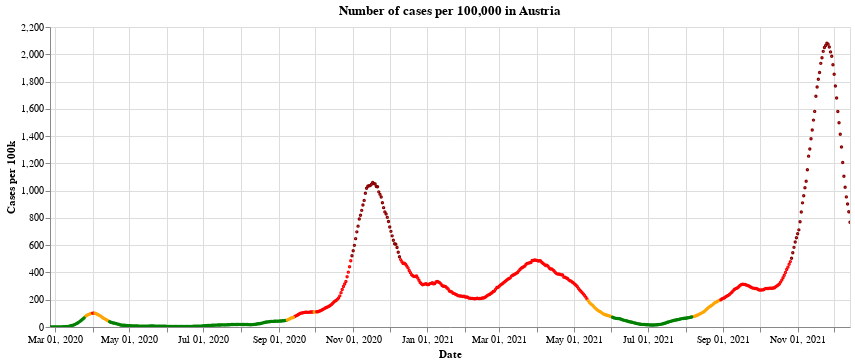

Source (notebook cell):
### Markdown cell above
Here is a historical plot of the 'traffic light colours' in Austria, as defined by the [European Centre for Disease Prevention and Control](https://www.ecdc.europa.eu/en/covid-19/situation-updates/weekly-maps-coordinated-restriction-free-movement). See also my other post about the traffic light system for countries in the UK [here](https://idjotherwise.github.io/nlp-otherwise/covid/2021/05/06/ecdc-trafficlight.html), where I show what the rules are for the different traffic lights.

Notice how long Austria was in the 'Red' (and 'Dark red') between September and May - almost 6 months!

### Code cell
#collapse


base = alt.Chart(full_data.query("BundeslandID==10")).mark_point(size=2).encode(
    x=alt.X("yearmonthdate(Time):T", axis=alt.Axis(title='Date')),
    y=alt.Y("TwoWeeklyCasesRate:Q",
            axis=alt.Axis(title='Cases per 100k')),
    tooltip=['Time:T','TwoWeeklyCasesRate:Q', 'Positivity:Q']
).properties(
    title='Number of cases per 100,000 in Austria', width=800
)

chart_to_show = alt.layer(
        base.encode(color=alt.condition((alt.datum.Positivity < 4) &
                                        (alt.datum.TwoWeeklyCasesRate >= 75) &
                                        (alt.datum.TwoWeeklyCasesRate < 200),
                                            alt.ColorValue('orange'),
                                            alt.ColorValue('red')
                                           ),
                    opacity=alt.condition((alt.datum.TwoWeeklyCasesRate >= 75) &
                                              (alt.datum.TwoWeeklyCasesRate < 500),
                                              alt.value(1),
                                              alt.value(0)
                                             )
                   ),
        base.encode(color=alt.value('darkred'),
                    opacity=alt.condition(alt.datum.TwoWeeklyCasesRate >= 500,
                                              alt.value(1),
                                              alt.value(0)
                                             )
                   ),
        base.encode(color=alt.condition((alt.datum.Positivity < 4) &
                                        (alt.datum.TwoWeeklyCasesRate < 50),
                                        alt.ColorValue('green'),
                                        alt.ColorValue('orange')
                                       ),
                    opacity=alt.condition((alt.datum.TwoWeeklyCasesRate < 75) &
                                          (alt.datum.Positivity >= 1),
                                          alt.value(1),
                                          alt.value(0)
                                         )
                   ),
        base.encode(color=alt.ColorValue('green'),
                opacity=alt.condition((alt.datum.TwoWeeklyCasesRate < 75) & (alt.datum.Positivity < 1),
                                      alt.value(1),
                                      alt.value(0)
                                     )
               )
    )

chart_to_show.interactive()

### Figure 1 — Vega-Lite specification as saved in the notebook (floating-point values rounded to 4 significant figures; data arrays with more than 128 entries replaced by an {"elided": "..."} marker saying what was removed)
{"config": {"view": {"continuousWidth": 400, "continuousHeight": 300}}, "layer": [{"mark": {"type": "point", "size": 2}, "encoding": {"color": {"condition": {"value": "orange", "test": "(((datum.Positivity < 4) && (datum.TwoWeeklyCasesRate >= 75)) && (datum.TwoWeeklyCasesRate < 200))"}, "value": "red"}, "opacity": {"condition": {"value": 1, "test": "((datum.TwoWeeklyCasesRate >= 75) && (datum.TwoWeeklyCasesRate < 500))"}, "value": 0}, "tooltip": [{"type": "temporal", "field": "Time"}, {"type": "quantitative", "field": "TwoWeeklyCasesRate"}, {"type": "quantitative", "field": "Positivity"}], "x": {"type": "temporal", "axis": {"title": "Date"}, "field": "Time", "timeUnit": "yearmonthdate"}, "y": {"type": "quantitative", "axis": {"title": "Cases per 100k"}, "field": "TwoWeeklyCasesRate"}}, "selection": {"selector001": {"type": "interval", "bind": "scales", "encodings": ["x", "y"]}}, "title": "Number of cases per 100,000 in Austria", "width": 800}, {"mark": {"type": "point", "size": 2}, "encoding": {"color": {"value": "darkred"}, "opacity": {"condition": {"value": 1, "test": "(datum.TwoWeeklyCasesRate >= 500)"}, "value": 0}, "tooltip": [{"type": "temporal", "field": "Time"}, {"type": "quantitative", "field": "TwoWeeklyCasesRate"}, {"type": "quantitative", "field": "Positivity"}], "x": {"type": "temporal", "axis": {"title": "Date"}, "field": "Time", "timeUnit": "yearmonthdate"}, "y": {"type": "quantitative", "axis": {"title": "Cases per 100k"}, "field": "TwoWeeklyCasesRate"}}, "title": "Number of cases per 100,000 in Austria", "width": 800}, {"mark": {"type": "point", "size": 2}, "encoding": {"color": {"condition": {"value": "green", "test": "((datum.Positivity < 4) && (datum.TwoWeeklyCasesRate < 50))"}, "value": "orange"}, "opacity": {"condition": {"value": 1, "test": "((datum.TwoWeeklyCasesRate < 75) && (datum.Positivity >= 1))"}, "value": 0}, "tooltip": [{"type": "temporal", "field": "Time"}, {"type": "quantitative", "field": "TwoWeeklyCasesRate"}, {"type": "quantitative", "field": "Positivity"}], "x": {"type": "temporal", "axis": {"title": "Date"}, "field": "Time", "timeUnit": "yearmonthdate"}, "y": {"type": "quantitative", "axis": {"title": "Cases per 100k"}, "field": "TwoWeeklyCasesRate"}}, "title": "Number of cases per 100,000 in Austria", "width": 800}, {"mark": {"type": "point", "size": 2}, "encoding": {"color": {"value": "green"}, "opacity": {"condition": {"value": 1, "test": "((datum.TwoWeeklyCasesRate < 75) && (datum.Positivity < 1))"}, "value": 0}, "tooltip": [{"type": "temporal", "field": "Time"}, {"type": "quantitative", "field": "TwoWeeklyCasesRate"}, {"type": "quantitative", "field": "Positivity"}], "x": {"type": "temporal", "axis": {"title": "Date"}, "field": "Time", "timeUnit": "yearmonthdate"}, "y": {"type": "quantitative", "axis": {"title": "Cases per 100k"}, "field": "TwoWeeklyCasesRate"}}, "title": "Number of cases per 100,000 in Austria", "width": 800}], "data": {"name": "data-785506252d61ad16561d5916c76397ea"}, "$schema": "https://vega.github.io/schema/vega-lite/v4.8.1.json", "datasets": {"data-785506252d61ad16561d5916c76397ea": {"elided": "658 records"}}}
